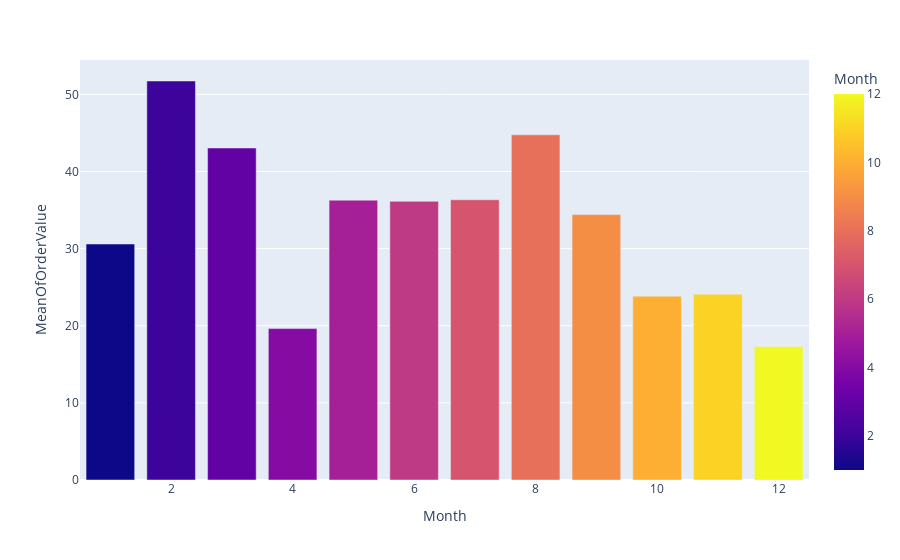

Notebook code cell kept with this figure:
### Code cell
month_high_order_value =  df.groupby('Month')['OrderValue'].mean().sort_values(ascending=False).reset_index()
month_high_order_value.columns = ['Month','MeanOfOrderValue'] 
px.bar(month_high_order_value,x='Month',y='MeanOfOrderValue',color='Month',color_discrete_sequence=px.colors.sequential.Electric_r)

### Figure 1 — Plotly figure (JSON) as saved in the notebook; plotly's stock layout.template omitted (floating-point values rounded to 4 significant figures)
{"data": [{"alignmentgroup": "True", "hovertemplate": "Month=%{marker.color}<br>MeanOfOrderValue=%{y}<extra></extra>", "legendgroup": "", "marker": {"color": [2, 8, 3, 7, 5, 6, 9, 1, 11, 10, 4, 12], "coloraxis": "coloraxis", "pattern": {"shape": ""}}, "name": "", "offsetgroup": "", "orientation": "v", "showlegend": false, "textposition": "auto", "type": "bar", "x": [2, 8, 3, 7, 5, 6, 9, 1, 11, 10, 4, 12], "xaxis": "x", "y": [51.73, 44.75, 43.04, 36.33, 36.28, 36.13, 34.41, 30.59, 24.09, 23.84, 19.63, 17.31], "yaxis": "y"}], "layout": {"barmode": "relative", "coloraxis": {"colorbar": {"title": {"text": "Month"}}, "colorscale": [[0, "#0d0887"], [0.1111, "#46039f"], [0.2222, "#7201a8"], [0.3333, "#9c179e"], [0.4444, "#bd3786"], [0.5556, "#d8576b"], [0.6667, "#ed7953"], [0.7778, "#fb9f3a"], [0.8889, "#fdca26"], [1, "#f0f921"]]}, "legend": {"tracegroupgap": 0}, "margin": {"t": 60}, "xaxis": {"anchor": "y", "domain": [0, 1], "title": {"text": "Month"}}, "yaxis": {"anchor": "x", "domain": [0, 1], "title": {"text": "MeanOfOrderValue"}}}}
